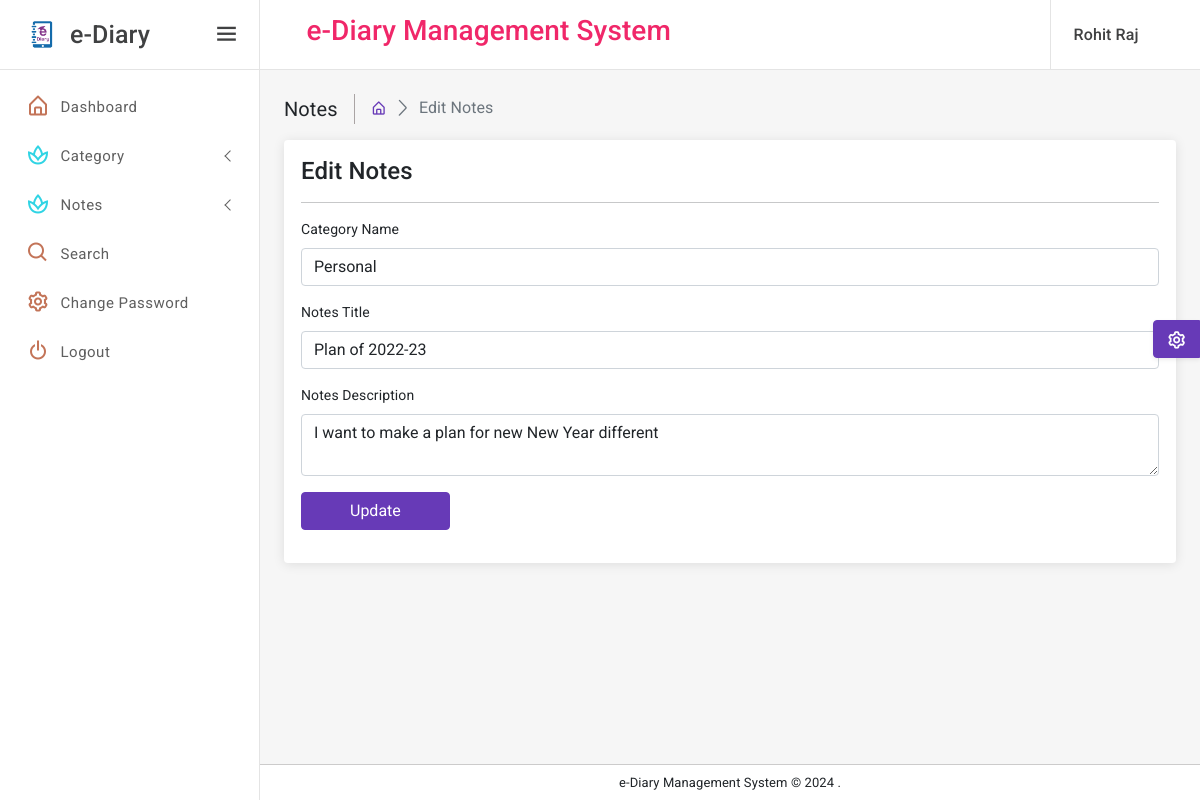
Screenshot of /editNotes/2 (signed in) with the database file from the repository.
### eDiary/models.py (models this page shows, shortened)
class Notes(models.Model):
    signup = models.ForeignKey(Signup, on_delete=models.CASCADE, null=True)
    category = models.ForeignKey(Category, on_delete=models.CASCADE, null=True)
    noteTitle = models.CharField(max_length=150, null=True)
    noteDescription = models.CharField(max_length=250, null=True)
    CreationDate = models.DateTimeField(auto_now_add=True)

class Category(models.Model):
    signup = models.ForeignKey(Signup, on_delete=models.CASCADE, null=True)
    categoryName = models.CharField(max_length=150, null=True)
    CreationDate = models.DateTimeField(auto_now_add=True)

### eDiary/views.py (the view, shortened to what this page needs)
# urls.py: path('editNotes/<int:pid>', editNotes, name='editNotes'),
def editNotes(request,pid):
    if not request.user.is_authenticated:
        return redirect('user_login')
    notes = Notes.objects.get(id=pid)
    user = User.objects.get(id=request.user.id)
    signup = Signup.objects.get(user=user)
    category = Category.objects.filter(signup=signup)
    return render(request, 'editNotes.html', locals())

### eDiary/templates/editNotes.html (shortened to what this page needs)
{% extends 'userbase.html' %}
{% load static %}
{% block main %}
<div class="page-wrapper">
    <div class="page-content-wrapper">
        <div class="page-content">
            <div class="page-breadcrumb d-none d-sm-flex align-items-center mb-3">
                <div class="breadcrumb-title pe-3">Notes</div>
                <div class="ps-3">
                    <nav aria-label="breadcrumb">
                        <ol class="breadcrumb mb-0 p-0">
                            <li class="breadcrumb-item"><a href="{% url 'user_home' %}"><i
                                    class="bx bx-home-alt"></i></a>
                            </li>
                            <li class="breadcrumb-item active" aria-current="page">Edit Notes</li>
                        </ol>
                    </nav>
                </div>
            </div>
            <div class="row">
                <div class="radius-15 col-xl-12 mx-auto">
                    <div class="card">
                        <div class="card-body">
                            <div class="card-title">
                                <h4 class="mb-0">Edit Notes</h4>
                            </div>
                            <hr>
                            <form method="post">
                                <div class="mb-3">
                                    <label class="form-label">Category Name</label>
                                    <select name="category" class="form-control" required>
                                        <option value="{{notes.category.id}}">{{notes.category.categoryName}}</option>
                                    </select>
                                </div>
                                <div class="mb-3">
                                    <label class="form-label">Notes Title</label>
                                    <input type="text" name="noteTitle" class="form-control" value="{{notes.noteTitle}}">
                                </div>
                                <div class="mb-3">
                                    <label class="form-label">Notes Description</label>
                                    <textarea name="noteDescription"
                                              class="form-control">{{notes.noteDescription}}</textarea>
                                </div>
                                <div class="mb-3">
                                    <button type="submit" class="btn btn-primary px-5">Update</button>
                                </div>
                            </form>
                        </div>
                    </div>
                </div>
            </div>
        </div>
    </div>
</div>
{% endblock %}

### eDiary/templates/userbase.html (shortened to what this page needs)
{% load static %}
<!DOCTYPE html>
<html lang="en">
<head>
    <link href="{% static 'assets/plugins/vectormap/jquery-jvectormap-2.0.2.css' %}" rel="stylesheet"/>
    <link href="{% static 'assets/plugins/simplebar/css/simplebar.css' %}" rel="stylesheet"/>
    <link href="{% static 'assets/plugins/perfect-scrollbar/css/perfect-scrollbar.css' %}" rel="stylesheet"/>
    <link href="{% static 'assets/plugins/metismenu/css/metisMenu.min.css' %}" rel="stylesheet"/>
    <link href="{% static 'assets/css/pace.min.css' %}" rel="stylesheet"/>
    <link rel="stylesheet" href="{% static 'assets/css/bootstrap.min.css' %}"/>
    <link rel="stylesheet" href="{% static 'assets/css/icons.css' %}"/>
    <link rel="stylesheet" href="{% static 'assets/css/app.css' %}"/>
    <link rel="stylesheet" href="{% static 'assets/css/dark-sidebar.css' %}"/>
    <link rel="stylesheet" href="{% static 'assets/css/dark-theme.css' %}"/>
</head>
<body>
<div class="wrapper">
    <div class="sidebar-wrapper" data-simplebar="true">
        <div class="sidebar-header">
            <div class="">
                <img src="{% static 'assets/images/logo-icon.png' %}" class="logo-icon-2" alt=""/>
            </div>
            <div>
                <h4 class="logo-text">e-Diary</h4>
            </div>
            <a href="javascript:;" class="toggle-btn ms-auto"> <i class="bx bx-menu"></i>
            </a>
        </div>
        <ul class="metismenu" id="menu">
            <li>
                <a href="{% url 'user_home' %}">
                    <div class="parent-icon icon-color-8"><i class="bx bx-home-alt"></i>
                    </div>
                    <div class="menu-title">Dashboard</div>
                </a>
            </li>
            <li>
                <a class="has-arrow" href="javascript:;">
                    <div class="parent-icon icon-color-10"><i class="bx bx-spa"></i>
                    </div>
                    <div class="menu-title">Category</div>
                </a>
            </li>
            <li>
                <a class="has-arrow" href="javascript:;">
                    <div class="parent-icon icon-color-10"><i class="bx bx-spa"></i>
                    </div>
                    <div class="menu-title">Notes</div>
                </a>
            </li>
            <li>
                <a href="{% url 'searchNotes' %}">
                    <div class="parent-icon icon-color-8"><i class="bx bx-search"></i>
                    </div>
                    <div class="menu-title">Search</div>
                </a>
            </li>
            <li>
                <a href="{% url 'changePassword' %}">
                    <div class="parent-icon icon-color-8"><i class="bx bx-cog"></i>
                    </div>
                    <div class="menu-title">Change Password</div>
                </a>
            </li>
            <li>
                <a href="/logout">
                    <div class="parent-icon icon-color-8"><i class="bx bx-power-off"></i>
                    </div>
                    <div class="menu-title">Logout</div>
                </a>
            </li>
        </ul>
    </div>
    <header class="top-header">
        <nav class="navbar navbar-expand">
            <div class="flex-grow-1 search-bar">
                <div class="input-group">
                    <center><h3 class="text-danger">e-Diary Management System</h3></center>
                </div>
            </div>
            <div class="right-topbar ms-auto">
                <ul class="navbar-nav">
                    <li class="nav-item dropdown dropdown-user-profile">
                        <a class="nav-link dropdown-toggle dropdown-toggle-nocaret" href="javascript:;"
                           data-bs-toggle="dropdown">
                            <div class="d-flex user-box align-items-center">
                                <div class="user-info">
                                    <p class="user-name mb-0">{{request.user.first_name}} {{request.user.last_name}}</p>
                                </div>
                            </div>
                        </a>
                    </li>
                </ul>
            </div>
        </nav>
    </header>
    {% block main %}
    {% endblock %}
    <div class="footer">
        <p class="mb-0">e-Diary Management System &copy;
            .
        </p>
    </div>
</div>
<div class="switcher-body">
    <button class="btn btn-primary btn-switcher shadow-sm" type="button" data-bs-toggle="offcanvas"
            data-bs-target="#offcanvasScrolling" aria-controls="offcanvasScrolling"><i class="bx bx-cog bx-spin"></i>
    </button>
</div>
</body>
</html>

### rows the page displays
Notes: category "Personal", noteTitle "Plan of 2022-23", noteDescription "I want to make a plan for new New Year different"

### other values shown
{{ request.user.first_name }} "Rohit"
{{ request.user.last_name }} "Raj"
